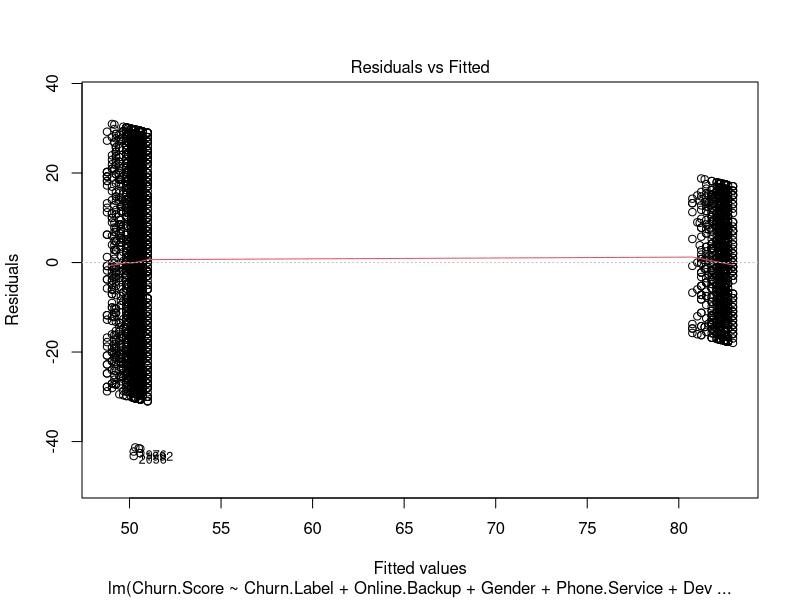
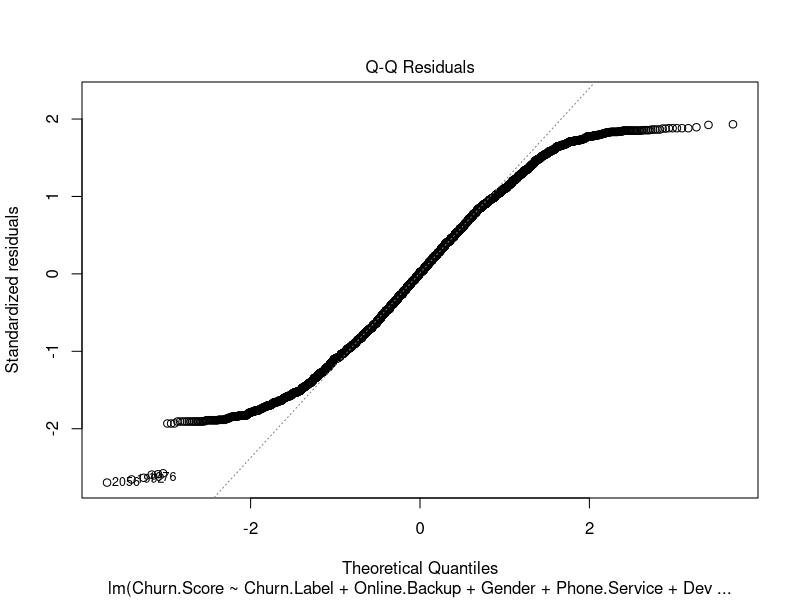
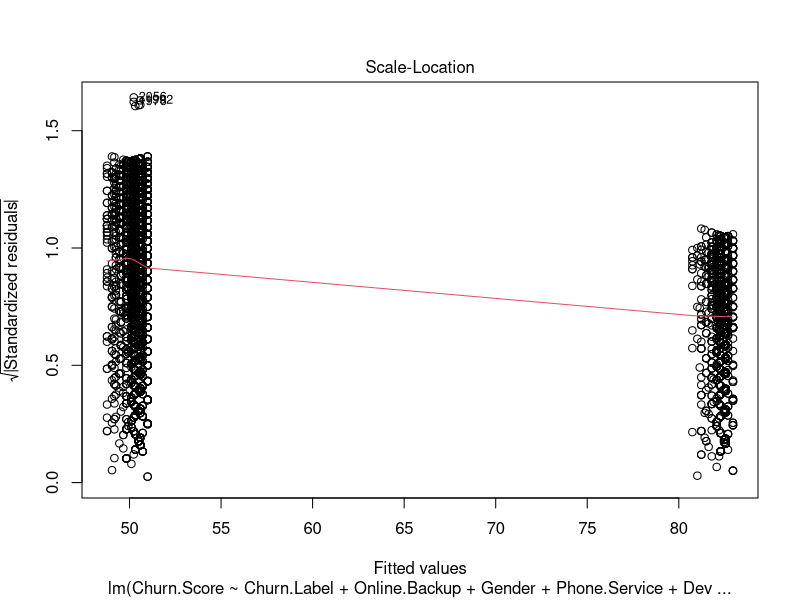
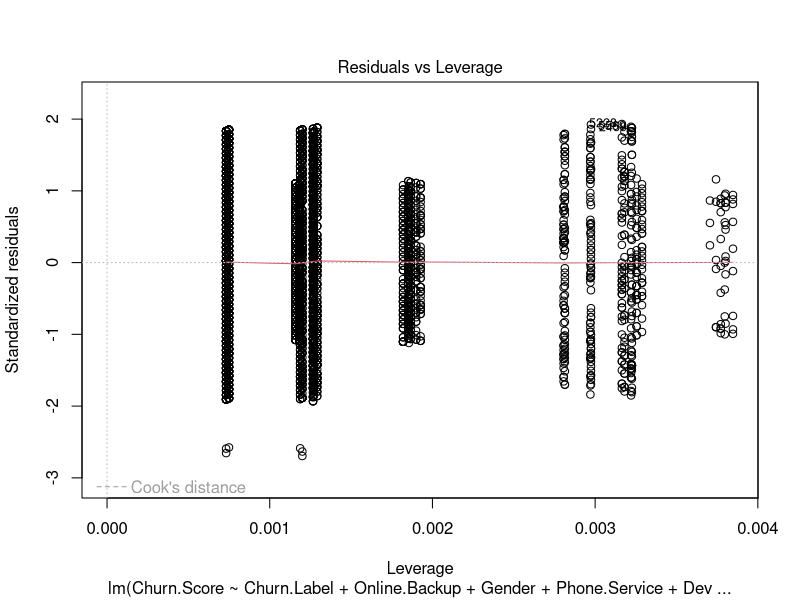

The R script that drew these images, in order: (Note: this script raises an error after producing the figures.)
data <- read.csv("Telco_customer_churn - Copy.csv")

data$Total.Charges[is.na(data$Total.Charges)] <- 0
data$Monthly.Charges[is.na(data$Monthly.Charges)] <- 0

data$Multiple.Lines[data$Multiple.Lines == 'No phone service'] <- 'No'
data$Online.Security[data$Online.Security == 'No internet service'] <- 'No'
data$Online.Backup[data$Online.Backup == 'No internet service'] <- 'No'
data$Device.Protection[data$Device.Protection == 'No internet service'] <- 'No'
data$Tech.Support[data$Tech.Support == 'No internet service'] <- 'No'
data$Streaming.TV[data$Streaming.TV == 'No internet service'] <- 'No'
data$Streaming.Movies[data$Streaming.Movies == 'No internet service'] <- 'No'

str(data)
summary(data)


# Setting the variables with more than two categories to factor
# lm() in regression automatically creates the dummy variables

data$Internet.Service <- factor(data$Internet.Service) 
data$Payment.Method <- factor(data$Payment.Method)
data$Contract <-factor(data$Contract)
data$Gender <- factor(data$Gender)
data$Senior.Citizen <- factor(data$Senior.Citizen)
data$Partner <- factor(data$Partner)
data$Dependents <- factor(data$Dependents)
data$Phone.Service <- factor(data$Phone.Service)
data$Multiple.Lines <- factor(data$Multiple.Lines)
data$Online.Security <- factor(data$Online.Security)
data$Online.Backup <- factor(data$Online.Backup)
data$Device.Protection <- factor(data$Device.Protection)
data$Tech.Support <- factor(data$Tech.Support)
data$Streaming.TV <- factor(data$Streaming.TV)
data$Streaming.Movies <- factor(data$Streaming.Movies)
data$Paperless.Billing <- factor(data$Paperless.Billing)
data$Churn.Label <- factor(data$Churn.Label)
data$Churn.Reason <- factor(data$Churn.Reason)


# Data Partition

RanNum <- runif(7043)
length(RanNum)

Index <- order(RanNum)
Index

Train <- data[Index[1:4543],]
Test <- data[Index[4543:7043],]

colSums(is.na(Train))  # Counts missing values in each column

# Model building

Model3 <- lm(Churn.Score~Total.Charges+Monthly.Charges+Zip.Code+Gender+Senior.Citizen+Partner+Dependents+Tenure.Months
             +Phone.Service+Multiple.Lines+Internet.Service+Online.Security+Online.Backup+Device.Protection
             +Tech.Support+Streaming.TV+Streaming.Movies+Contract+Paperless.Billing+Payment.Method+Churn.Label+CLTV, data = Train)

summary(Model3)

# Define the null model (intercept only)
Model4 <- lm(Churn.Score ~ 1, data = Train)


# Perform forward selection
forward_model <- step(Model4, 
                      scope = list(lower = Model4, upper = Model3), 
                      direction = "forward")

# Summarize the selected model
summary(forward_model)

# Perform backward elimination
backward_model <- step(Model3, direction = "backward")
summary(backward_model)

# stepwise regression
stepwise_model <- step(Model4, 
                       scope = list(lower = Model4, upper = Model3), 
                       direction = "both")
summary(stepwise_model)

CustChurnRegression <- lm(Churn.Score~Churn.Label+Online.Backup+Gender+Phone.Service+Device.Protection, data = Train)

#abline(CustChurnRegression,col='red')

summary(CustChurnRegression)

plot(CustChurnRegression)

predict = predict(CustChurnRegression, newdata =Test)
predict

Test$PREDICTED.Churn.Score=predict

summary(b)
